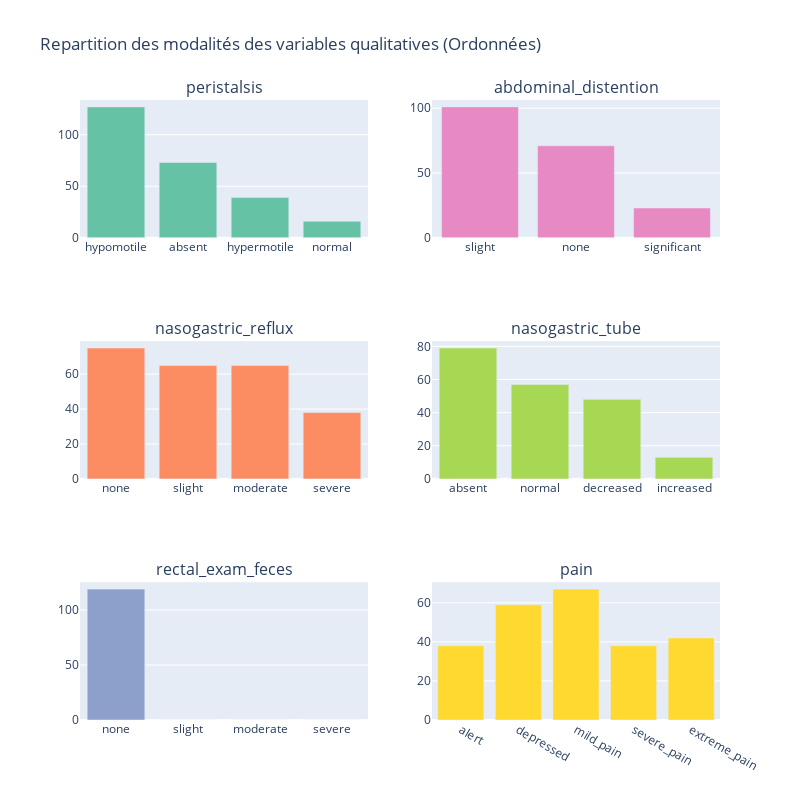

The cell this chart's notebook holds for it:
### Code cell
import pandas as pd
import plotly.graph_objects as go
from plotly.subplots import make_subplots


listVariablesBarPlots = ["peristalsis", "abdominal_distention", "nasogastric_reflux",
                         "nasogastric_tube", "rectal_exam_feces", "pain"]

category_orders = {
    'pain': ['alert', 'depressed', 'mild_pain', 'severe_pain', 'extreme_pain'],
    'nasogastric_reflux': ['none', 'slight', 'moderate', 'severe'],
    'abdominal_distention': ['none', 'slight', 'moderate', 'severe']
}


shape = (2, 3)
fig = make_subplots(rows=shape[1], cols=shape[0],
                    subplot_titles=listVariablesBarPlots)

row = col = 1
for var, couleur in zip(listVariablesBarPlots, palettehex):

    # Pour avoir les catégories dans le bon ordre, on utilise reindex
    counts = horses[var].value_counts()
    if var in category_orders:
        counts = counts.reindex(category_orders[var]).fillna(0)

    fig.add_trace(go.Bar(x=counts.index,
                         y=counts.values,
                         marker=dict(color=couleur),
                         name=var),
                  row=row, col=col)
    # Your logic to fill the subplots column by column
    row += 1
    if row > shape[1]:
        col += 1
        row = 1

fig.update_layout(height=800, width=800,
                  title_text="Repartition des modalités des variables qualitatives (Ordonnées)",
                  showlegend=False)

fig.show()

### Figure 1 — Plotly figure (JSON) as saved in the notebook; plotly's stock layout.template omitted (floating-point values rounded to 4 significant figures)
{"data": [{"marker": {"color": "#66c2a5"}, "name": "peristalsis", "type": "bar", "x": ["hypomotile", "absent", "hypermotile", "normal"], "xaxis": "x", "y": [127, 73, 39, 16], "yaxis": "y"}, {"marker": {"color": "#fc8d62"}, "name": "abdominal_distention", "type": "bar", "x": ["none", "slight", "moderate", "severe"], "xaxis": "x3", "y": [75, 65, 65, 38], "yaxis": "y3"}, {"marker": {"color": "#8da0cb"}, "name": "nasogastric_reflux", "type": "bar", "x": ["none", "slight", "moderate", "severe"], "xaxis": "x5", "y": [119.0, 0.0, 0.0, 0.0], "yaxis": "y5"}, {"marker": {"color": "#e78ac3"}, "name": "nasogastric_tube", "type": "bar", "x": ["slight", "none", "significant"], "xaxis": "x2", "y": [101, 71, 23], "yaxis": "y2"}, {"marker": {"color": "#a6d854"}, "name": "rectal_exam_feces", "type": "bar", "x": ["absent", "normal", "decreased", "increased"], "xaxis": "x4", "y": [79, 57, 48, 13], "yaxis": "y4"}, {"marker": {"color": "#ffd92f"}, "name": "pain", "type": "bar", "x": ["alert", "depressed", "mild_pain", "severe_pain", "extreme_pain"], "xaxis": "x6", "y": [38, 59, 67, 38, 42], "yaxis": "y6"}], "layout": {"annotations": [{"font": {"size": 16}, "showarrow": false, "text": "peristalsis", "x": 0.225, "xanchor": "center", "xref": "paper", "y": 1, "yanchor": "bottom", "yref": "paper"}, {"font": {"size": 16}, "showarrow": false, "text": "abdominal_distention", "x": 0.775, "xanchor": "center", "xref": "paper", "y": 1, "yanchor": "bottom", "yref": "paper"}, {"font": {"size": 16}, "showarrow": false, "text": "nasogastric_reflux", "x": 0.225, "xanchor": "center", "xref": "paper", "y": 0.6111, "yanchor": "bottom", "yref": "paper"}, {"font": {"size": 16}, "showarrow": false, "text": "nasogastric_tube", "x": 0.775, "xanchor": "center", "xref": "paper", "y": 0.6111, "yanchor": "bottom", "yref": "paper"}, {"font": {"size": 16}, "showarrow": false, "text": "rectal_exam_feces", "x": 0.225, "xanchor": "center", "xref": "paper", "y": 0.2222, "yanchor": "bottom", "yref": "paper"}, {"font": {"size": 16}, "showarrow": false, "text": "pain", "x": 0.775, "xanchor": "center", "xref": "paper", "y": 0.2222, "yanchor": "bottom", "yref": "paper"}], "height": 800, "showlegend": false, "title": {"text": "Repartition des modalités des variables qualitatives (Ordonnées)"}, "width": 800, "xaxis": {"anchor": "y", "domain": [0, 0.45]}, "xaxis2": {"anchor": "y2", "domain": [0.55, 1]}, "xaxis3": {"anchor": "y3", "domain": [0, 0.45]}, "xaxis4": {"anchor": "y4", "domain": [0.55, 1]}, "xaxis5": {"anchor": "y5", "domain": [0, 0.45]}, "xaxis6": {"anchor": "y6", "domain": [0.55, 1]}, "yaxis": {"anchor": "x", "domain": [0.7778, 1]}, "yaxis2": {"anchor": "x2", "domain": [0.7778, 1]}, "yaxis3": {"anchor": "x3", "domain": [0.3889, 0.6111]}, "yaxis4": {"anchor": "x4", "domain": [0.3889, 0.6111]}, "yaxis5": {"anchor": "x5", "domain": [0, 0.2222]}, "yaxis6": {"anchor": "x6", "domain": [0, 0.2222]}}}
